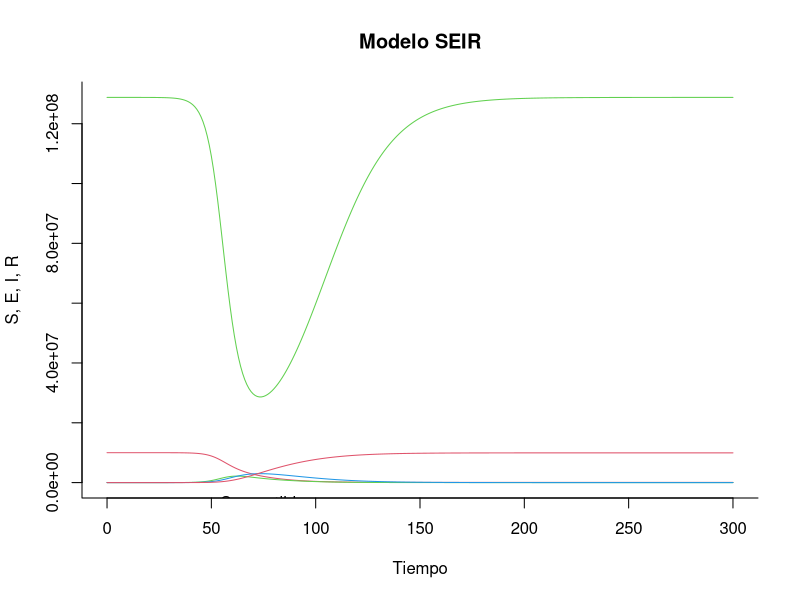
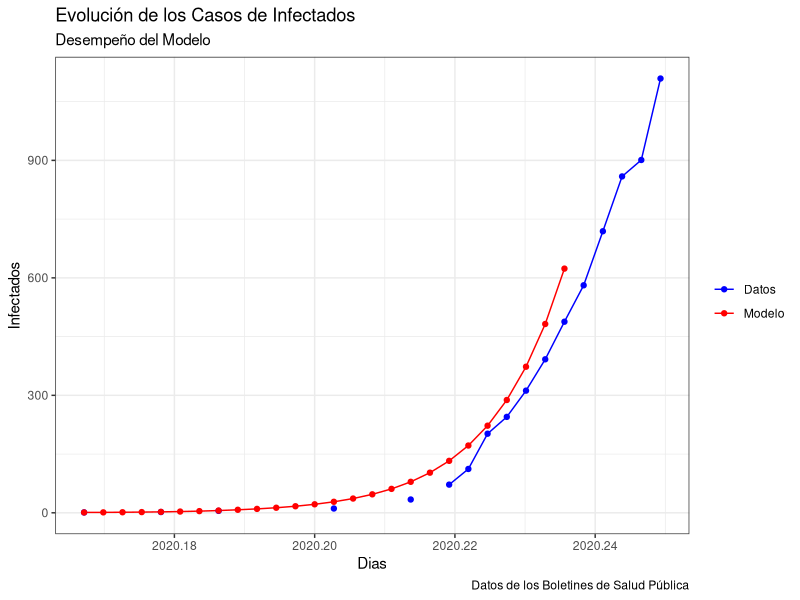
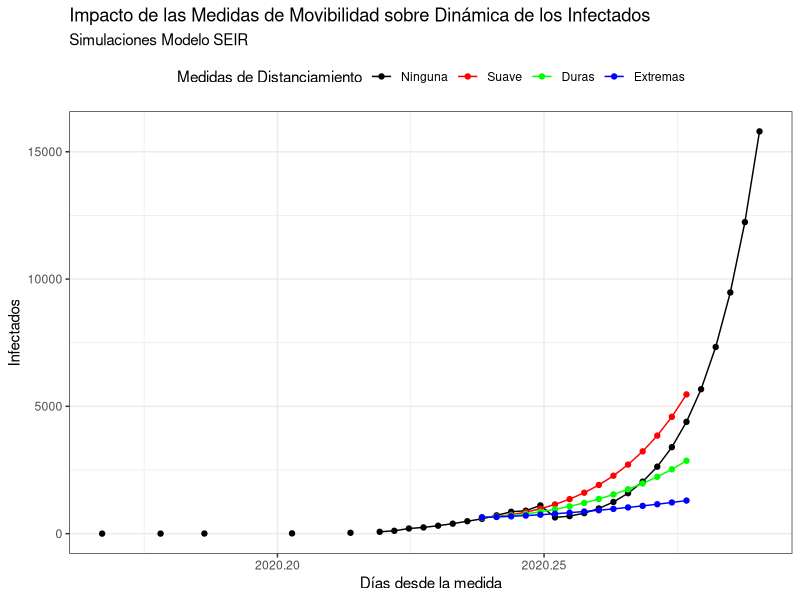
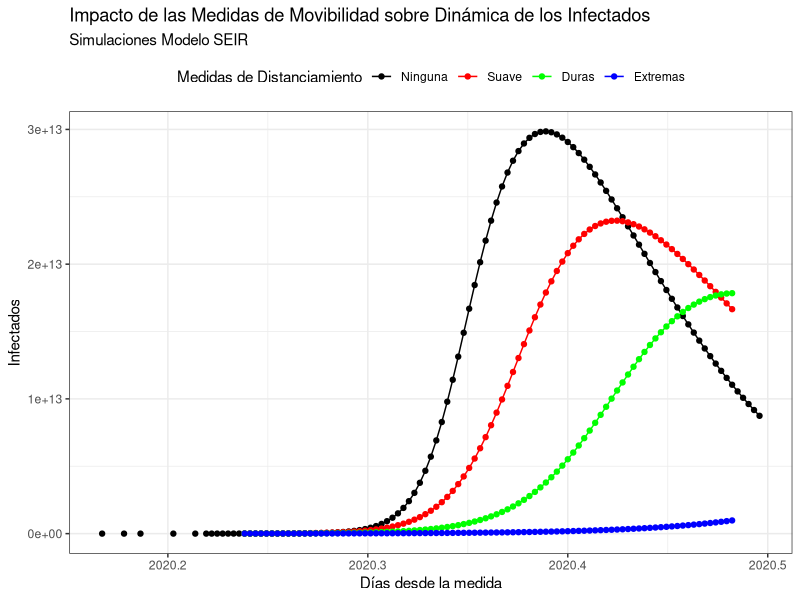
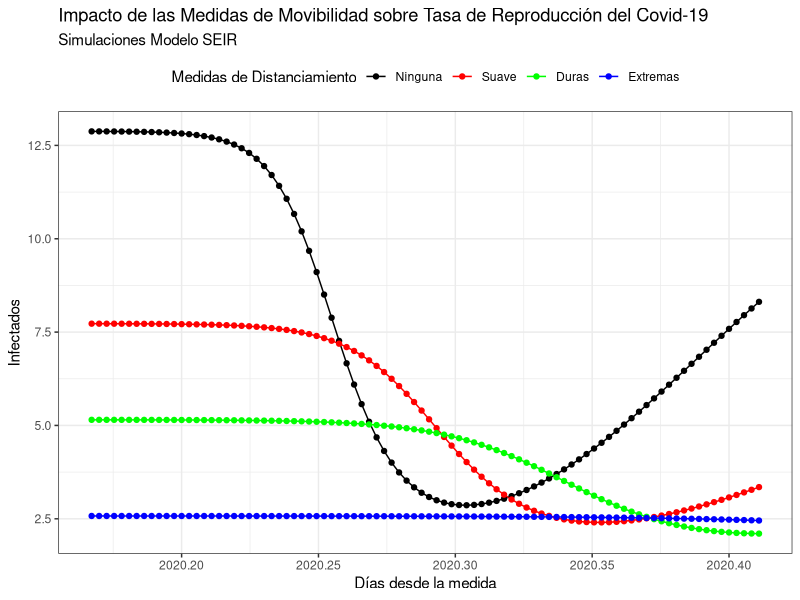

Write the R code that produced these figures, in order.
########## Codigo: Modelo SEIR COVID19: Republica Dominicana, con Analisis de Politicas de Movibildad######
#########  Francisco A. Ramírez / Vicente Peña Peralta
#########  Universidad Autónoma de Santo Domingo

#Librerias a utilizar
library(deSolve)
library(ggplot2)
library(tseries)
library(forecast)
library(readxl)

#Modelo SEIR

modelo_seir = function (valores_iniciales, valores_estado, parametros)
{
  # creamos las variables de estados
  S = valores_estado [1]        # susceptibles
  E = valores_estado [2]        # expuestos
  I = valores_estado [3]        # infectados
  R = valores_estado [4]        # recuperados
  
  with ( 
    as.list (parametros), 
    {
      beta = beta0*(1-alpha0)*(1-0.05*I)^kappa0
      # derivadas parciales
      dS = (-beta * S * I)
      dE = (beta * S * I) - (delta * E)
      dI = (delta * E) - (gamma * I)
      dR = (gamma * I)
      
      tasa_contag = beta/gamma
      # resultados 
      results = c (dS, dE, dI, dR)
      list (results,tasa_contag)
    }
  )
}

#Parametros Calibrados
period_laten = 14            # periodo latente
period_incu = 7             # periodo incubacion del virus 
beta_value =.92    #0.905
gamma_value = 1 / period_laten
delta_value = 1 / period_incu
R0 = beta_value / gamma_value   #R0 Implicito calibración inicial
alpha0 = 0
kappa0 = 100


parametros = c (alpha0 = alpha0, beta0 = beta_value, kappa0 = kappa0, gamma = gamma_value, delta = delta_value)

#Valores iniciales 


W = 10000000 -1 # suceptibles_0
X = 1           # Expuestos_0
Y = 1           # Infectados_0
Z = 0           # Recuperados_0

N = W + X + Y + Z #Poblacion

valores_ini = c (S = W/N, E = X/N, I = Y/N, R = Z/N)

tiempo_disc = seq (0, 300, by=1)

#Solucionando el Sistema 
output = ode(valores_ini, tiempo_disc, modelo_seir, parametros)

#cambiar out a un data.frame
output <- as.data.frame(output*N) #aqui puede multiplicar 'out' por N
#eliminar la variable 'time' en out
output$time <- NULL



#Gráfica de la Simulación
matplot(x = tiempo_disc, y = output, type = "l",
        xlab = "Tiempo", ylab = "S, E, I, R", main = "Modelo SEIR",
        lwd = 1, lty = 1, bty = "l", col = 2:4)
#añadir leyenda 
legend(40, 0.7, c("Susceptibles", "Expuestos", "Infectados", "Recuperados"), 
       pch = 1, col = 2:4, bty = "n", cex = 1)


#Ajuste de los Casos Publicados por Salud Publica

simul <- ts(output[1:26,3],frequency = 365, start = c(2020,62))
data  <- ts(read_excel("datos_salud_publica.xlsx"),freq =365, start = c(2020,62))

autoplot(cbind(data,simul),
         xlab = "Dias",
         ylab = "Infectados")+
  ggtitle(label = "Evolución de los Casos de Infectados",subtitle = "Desempeño del Modelo")+
  geom_point()+
  labs(caption = "Datos de los Boletines de Salud Pública")+
  scale_color_manual( name = element_blank(), label = c("Datos", "Modelo"), values = c("blue", "red"))+
  theme_bw()



#Simulaciones de Politica

## Valores Iniciales: Datos al dia 26

W = 9999200  # suceptibles_0
X = 422           # Expuestos_0
Y = 638           # Infectados_0
Z = 158           # Recuperados_0

N = W + X + Y + Z #Poblacion
N = 10000000

valores_ini = c (S = W/N, E = X/N, I = Y/N, R = Z/N)


alpha0 = 0
parametros = c (alpha0 = alpha0, beta0 = beta_value, kappa0 = kappa0, gamma = gamma_value, delta = delta_value)
output1 = ode(valores_ini, tiempo_disc, modelo_seir, parametros)

alpha0 = 0.4
parametros = c (alpha0 = alpha0, beta0 = beta_value, kappa0 = kappa0, gamma = gamma_value, delta = delta_value)
output2 = ode(valores_ini, tiempo_disc, modelo_seir, parametros)


alpha0 = 0.6
parametros = c (alpha0 = alpha0, beta0 = beta_value, kappa0 = kappa0, gamma = gamma_value, delta = delta_value)
output3 = ode(valores_ini, tiempo_disc, modelo_seir, parametros)


alpha0 = 0.8
parametros = c (alpha0 = alpha0, beta0 = beta_value, kappa0 = kappa0, gamma = gamma_value, delta = delta_value)
output4 = ode(valores_ini, tiempo_disc, modelo_seir, parametros)


#Grafico 15 dias
#data <- ts(data, freq = 365, start = c(2020, 62), end = c(2020, 102))
startna <- ts(rep(NA,26), start = c(2020,62))
esc1 <- ts(c(data,output1[1:15,4]*N),freq = 365, start = c(2020,62))
esc2 <- ts(c(startna,output2[1:15,4]*N),freq = 365, start = c(2020,62))
esc3 <- ts(c(startna,output3[1:15,4]*N),freq = 365, start = c(2020,62))
esc4 <- ts(c(startna,output4[1:15,4]*N),freq = 365, start = c(2020,62))

simulc <- ts(cbind(esc1,esc2,esc3,esc4),
             freq = 365, start=c(2020,62 ))


autoplot(cbind(simulc),
         xlab = "Días desde la medida",
         ylab = "Infectados")+
  ggtitle(label = "Impacto de las Medidas de Movibilidad sobre Dinámica de los Infectados",
          subtitle = "Simulaciones Modelo SEIR")+
  geom_point()+
  #labs(caption = "Datos de los Boletines de Salud Pública")+
  scale_color_manual( name = "Medidas de Distanciamiento", label = c("Ninguna", "Suave", "Duras", "Extremas"), 
                      values = c("black","red","green", "blue"))+
  theme_bw()+
  theme(legend.position = "top")

#Grafico 90 dias

startna <- ts(rep(NA,26), start = c(2020,62))
esc1 <- ts(c(data,output1[1:90,4]*N),freq = 365, start = c(2020,62))
esc2 <- ts(c(startna,output2[1:90,4]*N),freq = 365, start = c(2020,62))
esc3 <- ts(c(startna,output3[1:90,4]*N),freq = 365, start = c(2020,62))
esc4 <- ts(c(startna,output4[1:90,4]*N),freq = 365, start = c(2020,62))

simuld <- ts(cbind(esc1,esc2,esc3,esc4),
             freq = 365, start=c(2020,62 ))


autoplot(cbind(simuld*N),
         xlab = "Días desde la medida",
         ylab = "Infectados")+
  ggtitle(label = "Impacto de las Medidas de Movibilidad sobre Dinámica de los Infectados",
          subtitle = "Simulaciones Modelo SEIR")+
  geom_point()+
  #labs(caption = "Datos de los Boletines de Salud Pública")+
  scale_color_manual( name = "Medidas de Distanciamiento", label = c("Ninguna", "Suave", "Duras", "Extremas"), 
                      values = c("black","red","green", "blue"))+
  theme_bw()+
  theme(legend.position = "top")



#Grafico 15 dias de tasa de contagio

startna <- ts(rep(NA,26), start = c(2020,62))
esc1 <- ts(output1[1:90,6],freq = 365, start = c(2020,62))
esc2 <- ts(output2[1:90,6],freq = 365, start = c(2020,62))
esc3 <- ts(output3[1:90,6],freq = 365, start = c(2020,62))
esc4 <- ts(output4[1:90,6],freq = 365, start = c(2020,62))

simulc <- ts(cbind(esc1,esc2,esc3,esc4),
             freq = 365, start=c(2020,62 ))


autoplot(cbind(simulc),
         xlab = "Días desde la medida",
         ylab = "Infectados")+
  ggtitle(label = "Impacto de las Medidas de Movibilidad sobre Tasa de Reproducción del Covid-19",
          subtitle = "Simulaciones Modelo SEIR")+
  geom_point()+
  #labs(caption = "Datos de los Boletines de Salud Pública")+
  scale_color_manual( name = "Medidas de Distanciamiento", label = c("Ninguna", "Suave", "Duras", "Extremas"), 
                      values = c("black","red","green", "blue"))+
  theme_bw()+
  theme(legend.position = "top")
